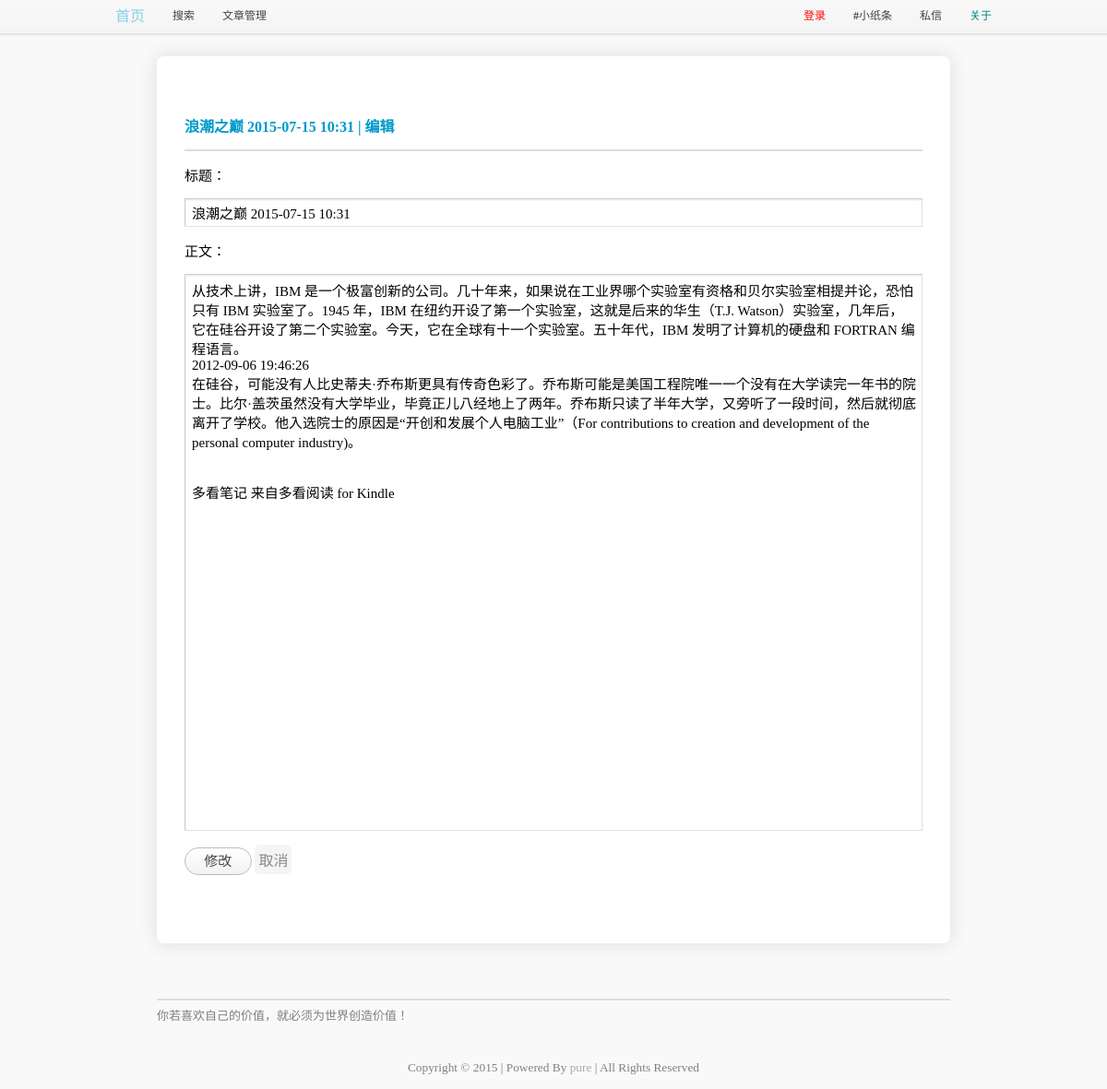
/manage/edit.php?id=3, run on the app's committed database.
### tables this page shows
CREATE TABLE IF NOT EXISTS `qingblog` (
  `id` mediumint(8) unsigned NOT NULL AUTO_INCREMENT,
  `ArticleTitle` char(64) NOT NULL DEFAULT '',
  `content` text NOT NULL,
  `createtime` int(10) unsigned NOT NULL DEFAULT '0',
  `ReadTimes` mediumint(9) unsigned NOT NULL DEFAULT '0',
  PRIMARY KEY (`id`),
  FULLTEXT KEY `ArticleTitle` (`ArticleTitle`),
  FULLTEXT KEY `content` (`content`)
);

### common/config.php (called while the page is built, shortened)
<?php
$Signature="你若喜欢自己的价值，就必须为世界创造价值！";

### manage/edit.php (the view, shortened to what this page needs)
<?php
  $id=$_GET['id'];
  require('../common/config.php');
  require('../common/conn.php');
  $sql="select ArticleTitle,content from qingblog where id=$id";
  $stmt=$pdo->query($sql);
  $stmt->setFetchMode(pdo::FETCH_ASSOC);
  $data=$stmt->fetch();
  $title=$data['ArticleTitle'];
  $content=$data['content'];
?>
<html>
<head>
  <link rel="stylesheet" href="../css/style.css">
  <link rel="stylesheet" href="../css/toolbar.css">
</head>
<body>
  <div class="bar"><?php require('../bar/header.php');?></div>
  <br><br><br>
  <div id="mainbox">
    <form action="update.php" method="POST" onsubmit="return InputCheck(this)">
      <h2 style="font-size:12pt;color:#0099CC;"><?php echo $title;?> | 编辑</h2>
      <hr>
      <p>
        <label for="tit">标题：<br>
          <div class="textarea-wrapper">
            <div class="textarea-minishadow">
              <input class="textarea-box" type="text" name="articletitle" id="tit" value="<?php echo $title;?>" style="width:797px;">
            </div>
          </div>
        </label>
      </p>
      <p>
        <label for="con">正文：<br>
          <div class="textarea-wrapper">
            <div class="textarea-minishadow">
              <textarea class="textarea-box" type="text" name="content" id="con" style="width:797px;height:600px;resize:none;"><?php echo $content;?></textarea>
            </div>
          </div>
        </label>
      </p>
      <p>
        <input type="submit" name="edit" class="button" value="  修改  ">
        <a href="javascript:history.back()" class="tag"><font size="3">  取消  </font></a>
      </P>
    </form>
  </div>
  <div class="bar">
    <div class="signature">
      <hr>
      <?php echo $Signature;?>
    </div>
  </div>
  <div class="bar"><?php require('../bar/footer.php') ?></div>
</body>
</html>

### css/style.css (style rules this page uses)
body,button,input,select,textarea { font-size:15px; font-family:"Microsoft Yahei"; }
html { background:#f9f9f9; }
body { margin:0 auto; padding:0px; }
a { text-decoration:none; color:#0075a9 }
hr { border-width:0; height:2px; background-color:#DDD; }
#mainbox { overflow:auto; width:800px; margin:0 auto; padding:50px 30px; background:#fff; -moz-border-radius:5px; -webkit-border-radius:8px; -moz-box-shadow:0 0 5px #DDD; -webkit-box-shadow:0 0 5px #DDD; box-shadow:0 0 20px #DDD; }
.button { font-family: sans-serif; text-decoration: none; line-height:16px; padding: 6px 12px; border: 1px solid #bbb; color: #464646; background-color: #f5f5f5; -webkit-border-radius: 15px; border-radius: 15px; background-image: -ms-linear-gradient(top, #ffffff, #f2f2f2); background-image: -moz-linear-gradient(top, #ffffff, #f2f2f2); background-image: -o-linear-gradient(top, #ffffff, #f2f2f2); background-image: -webkit-gradient(linear, left top, left bottom, from(#ffffff), to(#f2f2f2)); background-image: -webkit-linear-gradient(top, #ffffff, #f2f2f2); background-image: linear-gradient(top, #ffffff, #f2f2f2); }
.tag { font-size:10px; color:#89898b; padding:3px; margin:0 5px 10px 0; border:1px solid #F5F5F5; background:#F5F5F5; display:inline-block; -webkit-border-radius:5px; -moz-border-radius:5px; -border-radius:5px; }
label { cursor:pointer; }
.textarea-wrapper { border-color:#CCC #E2E2E2 #E2E2E2 #CCC; border-style:solid; border-width:1px; background:#EEE; }
.textarea-minishadow { border-top:1px solid #f6f6f6; border-left:1px solid #f6f6f6; margin-top:1px; }
.textarea-box { padding:4px 6px 6px 6px; border:none; overflow-x:hidden; overflow-y:visible; }

### css/toolbar.css (style rules this page uses)
.bar { max-width:860px; padding-top:10px; margin:0 auto; }
.signature { margin-top:50px; font-size:13px; color:gray; }

### data on the page
qingblog: ArticleTitle "浪潮之巅 2015-07-15 10:31", articletitle "浪潮之巅 2015-07-15 10:31", content "从技术上讲，IBM 是一个极富创新的公司。几十年来，如果说在工业界哪个实验室有资格和贝尔实验室相提并论，恐怕只有 IBM 实验室了。1945 年，IBM 在纽约开设了第一个实验室，这就是后来的华生（T.J. Watson）实验室，几年后，它在硅谷开设了第二个实验室。今天，它在全球有十一个实验室。五十年代，IBM 发明了计算机的硬盘和 FORTRAN 编程语言。 2012-09-06 19:46:26 在硅谷，可能没有人比史蒂夫·乔布斯更具有传奇色彩了。乔布斯可能是美国工程院唯一一个没有在大学读完一年书的院士。比尔·盖茨虽然没有大学毕业，毕竟正儿八经地上了两年。乔布斯只读了半年大学，又旁听了一段时间，然后就彻底离开了学校。他入选院士的原因是“开创和发展个人电脑工业”（For contributions to creation and development of the personal computer industry)。 多看笔记 来自多看阅读 for Kindle"

### other printed values
$Signature "你若喜欢自己的价值，就必须为世界创造价值！"
